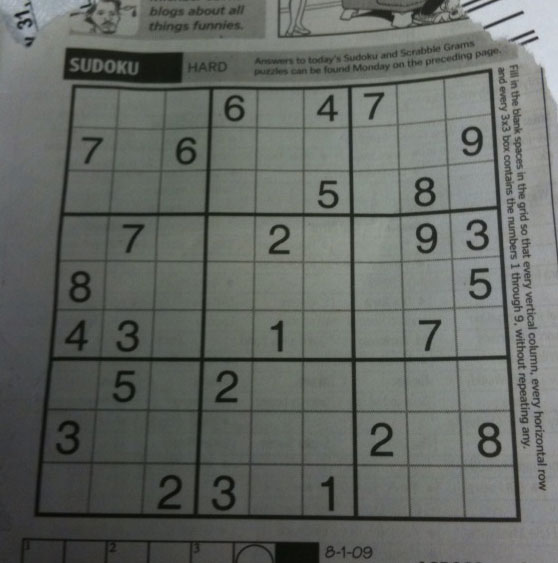
#> input picture sudoku.png, 558 x 563 px
$ python twenty_one.py
#> lines starting #> are read from the running program, lines starting #| are printed output that depends on the picture; after the words box and inside, x2 and y2 are one past the last pixel; in counts of white or black regions, pixels touching at a corner belong together
import cv2
import numpy as np

img = cv2.imread("sudoku.png")
#> img is the input picture: shape (563, 558, 3); mean B, G, R 99.5, 104.1, 100
gray = cv2.cvtColor(img, cv2.COLOR_BGR2GRAY)
edges = cv2.Canny(gray, 0, 50, apertureSize=3)
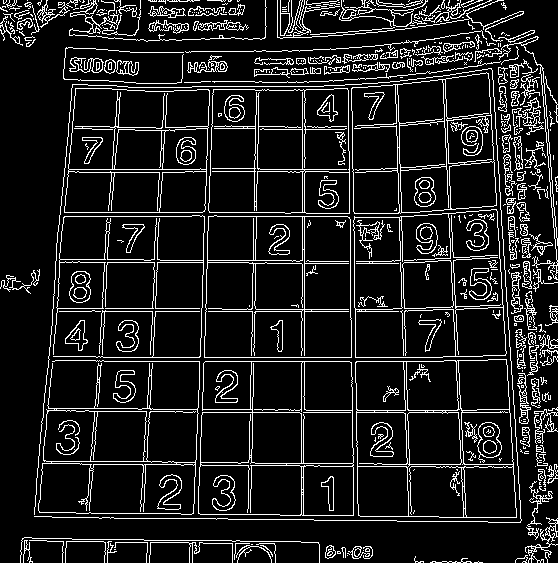
#> edges: shape (563, 558); 11.7% white in thin lines or dots
cv2.imshow("edges", edges)
lines = cv2.HoughLinesP(edges, 1, np.pi/180, 100, minLineLength=100, maxLineGap=10)
#> lines = 99 rows, first 6: [96, 361, 443, 361], [202, 414, 206, 288], [59, 216, 354, 216], [52, 311, 407, 311], [96, 357, 442, 357], [304, 418, 304, 50]

for line in lines:
    x1, y1, x2, y2 = line[0]
    cv2.line(img, (x1, y1), (x2, y2), (0, 255, 0), 2)
#> this loop made 99 passes
#> (x1, y1, x2, y2) on passes 1 to 12: (96, 361, 443, 361), (202, 414, 206, 288), (59, 216, 354, 216), (52, 311, 407, 311), (96, 357, 442, 357), (304, 418, 304, 50), (175, 412, 557, 412), (252, 283, 255, 115), (401, 211, 411, 521), (515, 242, 529, 446), (205, 209, 210, 51), (355, 332, 356, 445)
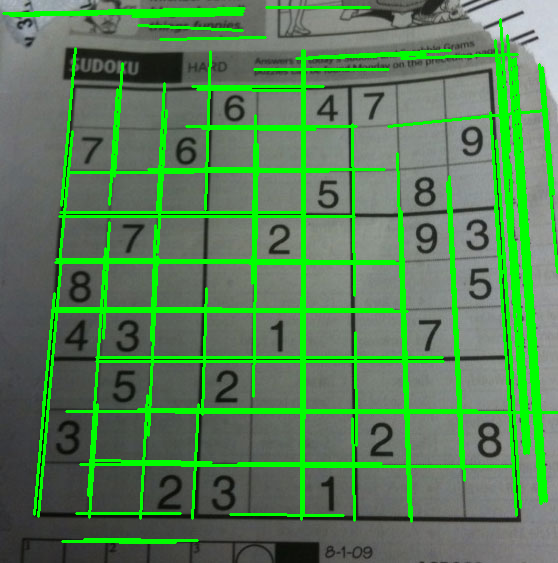
#> img: shape (563, 558, 3); 14.72% of pixels changed, all inside (x1, y1, x2, y2) = (2, 6, 558, 544)

cv2.imshow("image", img)
cv2.waitKey(0)
cv2.destroyAllWindows()
